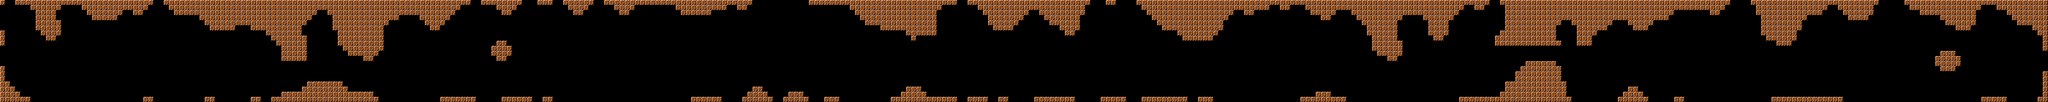

A level layout from a 2D game, rendered from its tile map. Below: a short description, then the map file with tile-grid data replaced by summaries:
An orthogonal 400x20 tile map with 18x18 px tiles, 1 tile layer (层 1) and 647 objects.

<map version="1.2" orientation="orthogonal" renderorder="right-down" width="400" height="20" tilewidth="18" tileheight="18" nextobjectid="679">
  <tileset firstgid="1" name="tileset_gutter" columns="33" tilecount="924" tileheight="18" tilewidth="18">
    <image source="tileset_gutter.png" width="594" height="504" />
  </tileset>
  <layer name="层 1" width="400" height="20">
    <data>[8000 cells, 1842 non-empty, 1 distinct tile ids]</data>
  </layer>
  <objectgroup name="born">
    <object name="" type="" id="1" x="36" y="288" width="18" height="18" />
  </objectgroup>
  <objectgroup name="e">
    <object name="" type="" id="2" x="7164" y="324" width="18" height="18" />
  </objectgroup>
  <objectgroup name="ground">
    <object name="" type="" id="3" x="0" y="0" width="18" height="18" />
    <object name="" type="" id="4" x="0" y="108" width="18" height="18" />
    <object name="" type="" id="5" x="0" y="126" width="18" height="18" />
    <object name="" type="" id="6" x="0" y="144" width="18" height="18" />
    <object name="" type="" id="7" x="0" y="234" width="18" height="18" />
    <object name="" type="" id="8" x="0" y="252" width="18" height="18" />
    <object name="" type="" id="9" x="0" y="288" width="18" height="18" />
    <object name="" type="" id="10" x="0" y="270" width="18" height="18" />
    <object name="" type="" id="11" x="18" y="288" width="18" height="18" />
    <object name="" type="" id="12" x="36" y="306" width="18" height="18" />
    <object name="" type="" id="13" x="54" y="324" width="18" height="18" />
    <object name="" type="" id="14" x="72" y="342" width="18" height="18" />
    <object name="" type="" id="15" x="90" y="342" width="18" height="18" />
    <object name="" type="" id="16" x="54" y="0" width="18" height="18" />
    <object name="" type="" id="17" x="72" y="0" width="18" height="18" />
    <object name="" type="" id="18" x="180" y="126" width="18" height="18" />
    <object name="" type="" id="19" x="162" y="126" width="18" height="18" />
    <object name="" type="" id="21" x="108" y="18" width="18" height="18" />
    <object name="" type="" id="22" x="90" y="0" width="18" height="18" />
    <object name="" type="" id="24" x="198" y="108" width="18" height="18" />
    <object name="" type="" id="25" x="198" y="90" width="18" height="18" />
    <object name="" type="" id="26" x="198" y="72" width="18" height="18" />
    <object name="" type="" id="28" x="126" y="90" width="18" height="18" />
    <object name="" type="" id="29" x="126" y="72" width="18" height="18" />
    <object name="" type="" id="30" x="144" y="108" width="18" height="18" />
    <object name="" type="" id="31" x="126" y="54" width="18" height="18" />
    <object name="" type="" id="32" x="126" y="36" width="18" height="18" />
    <object name="" type="" id="33" x="180" y="54" width="18" height="18" />
    <object name="" type="" id="34" x="180" y="36" width="18" height="18" />
    <object name="" type="" id="35" x="198" y="18" width="18" height="18" />
    <object name="" type="" id="41" x="216" y="0" width="18" height="18" />
    <object name="" type="" id="42" x="324" y="54" width="18" height="18" />
    <object name="" type="" id="43" x="234" y="0" width="18" height="18" />
    <object name="" type="" id="44" x="342" y="54" width="18" height="18" />
    <object name="" type="" id="45" x="252" y="0" width="18" height="18" />
    <object name="" type="" id="46" x="360" y="54" width="18" height="18" />
    <object name="" type="" id="47" x="270" y="0" width="18" height="18" />
    <object name="" type="" id="48" x="378" y="54" width="18" height="18" />
    <object name="" type="" id="51" x="306" y="36" width="18" height="18" />
    <object name="" type="" id="53" x="288" y="18" width="18" height="18" />
    <object name="" type="" id="54" x="396" y="54" width="18" height="18" />
    <object name="" type="" id="55" x="414" y="36" width="18" height="18" />
    <object name="" type="" id="56" x="432" y="18" width="18" height="18" />
    <object name="" type="" id="57" x="450" y="18" width="18" height="18" />
    <object name="" type="" id="58" x="468" y="36" width="18" height="18" />
    <object name="" type="" id="59" x="486" y="36" width="18" height="18" />
    <object name="" type="" id="60" x="504" y="18" width="18" height="18" />
    <object name="" type="" id="61" x="522" y="0" width="18" height="18" />
    <object name="" type="" id="62" x="522" y="342" width="18" height="18" />
    <object name="" type="" id="63" x="504" y="342" width="18" height="18" />
    <object name="" type="" id="64" x="738" y="342" width="18" height="18" />
    <object name="" type="" id="65" x="720" y="342" width="18" height="18" />
    <object name="" type="" id="66" x="900" y="342" width="18" height="18" />
    <object name="" type="" id="67" x="882" y="342" width="18" height="18" />
    <object name="" type="" id="68" x="576" y="0" width="18" height="18" />
    <object name="" type="" id="69" x="594" y="18" width="18" height="18" />
    <object name="" type="" id="70" x="612" y="36" width="18" height="18" />
    <object name="" type="" id="71" x="630" y="36" width="18" height="18" />
    <object name="" type="" id="72" x="648" y="36" width="18" height="18" />
    <object name="" type="" id="73" x="666" y="36" width="18" height="18" />
    <object name="" type="" id="74" x="684" y="36" width="18" height="18" />
    <object name="" type="" id="75" x="702" y="54" width="18" height="18" />
    <object name="" type="" id="76" x="720" y="72" width="18" height="18" />
    <object name="" type="" id="77" x="738" y="90" width="18" height="18" />
    <object name="" type="" id="78" x="756" y="90" width="18" height="18" />
    <object name="" type="" id="79" x="774" y="90" width="18" height="18" />
    <object name="" type="" id="80" x="792" y="90" width="18" height="18" />
    <object name="" type="" id="81" x="810" y="90" width="18" height="18" />
    <object name="" type="" id="82" x="828" y="72" width="18" height="18" />
    <object name="" type="" id="83" x="846" y="72" width="18" height="18" />
    <object name="" type="" id="84" x="864" y="72" width="18" height="18" />
    <object name="" type="" id="85" x="882" y="90" width="18" height="18" />
    <object name="" type="" id="86" x="900" y="90" width="18" height="18" />
    <object name="" type="" id="87" x="918" y="90" width="18" height="18" />
    <object name="" type="" id="88" x="936" y="108" width="18" height="18" />
    <object name="" type="" id="89" x="954" y="126" width="18" height="18" />
    <object name="" type="" id="90" x="972" y="144" width="18" height="18" />
    <object name="" type="" id="91" x="990" y="162" width="18" height="18" />
    <object name="" type="" id="92" x="990" y="180" width="18" height="18" />
    <object name="" type="" id="93" x="990" y="198" width="18" height="18" />
    <object name="" type="" id="94" x="954" y="342" width="18" height="18" />
    <object name="" type="" id="95" x="972" y="342" width="18" height="18" />
    </objectgroup>
  <objectgroup name="moveAble">
    <!-- 6 objects omitted --></objectgroup>
</map>
<!-- 563 of 647 objects omitted -->
